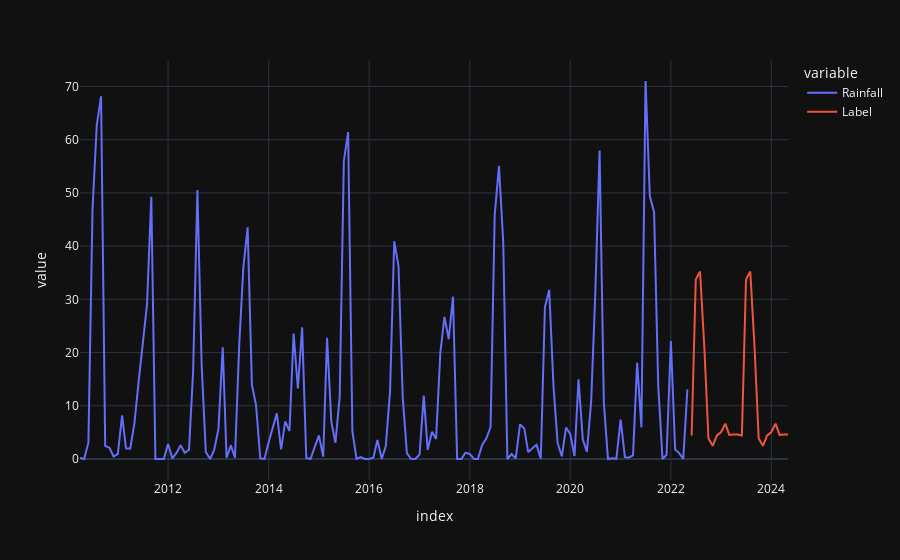

Notebook source saved alongside this figure:
### Code cell
concat_df = pd.concat([data,predictions_future], axis=0)
concat_df_i = pd.date_range(start='2010-04-01', end = '2024-05-01', freq = 'MS')
concat_df.set_index(concat_df_i, inplace=True)
fig = px.line(concat_df, x=concat_df.index, y=["Rainfall", "Label"], template = 'plotly_dark')
fig.show()

### Figure 1 — Plotly figure (JSON) as saved in the notebook; plotly's stock layout.template omitted (floating-point values rounded to 4 significant figures; data arrays with more than 128 entries replaced by an {"elided": "..."} marker saying what was removed)
{"data": [{"hovertemplate": "variable=Rainfall<br>index=%{x}<br>value=%{y}<extra></extra>", "legendgroup": "Rainfall", "line": {"color": "#636efa", "dash": "solid"}, "marker": {"symbol": "circle"}, "mode": "lines", "name": "Rainfall", "orientation": "v", "showlegend": true, "type": "scatter", "x": {"elided": "170 str values"}, "xaxis": "x", "y": {"elided": "170 float values"}, "yaxis": "y"}, {"hovertemplate": "variable=Label<br>index=%{x}<br>value=%{y}<extra></extra>", "legendgroup": "Label", "line": {"color": "#EF553B", "dash": "solid"}, "marker": {"symbol": "circle"}, "mode": "lines", "name": "Label", "orientation": "v", "showlegend": true, "type": "scatter", "x": {"elided": "170 str values"}, "xaxis": "x", "y": {"elided": "170 float values"}, "yaxis": "y"}], "layout": {"legend": {"title": {"text": "variable"}, "tracegroupgap": 0}, "margin": {"t": 60}, "xaxis": {"anchor": "y", "domain": [0, 1], "title": {"text": "index"}}, "yaxis": {"anchor": "x", "domain": [0, 1], "title": {"text": "value"}}}}
